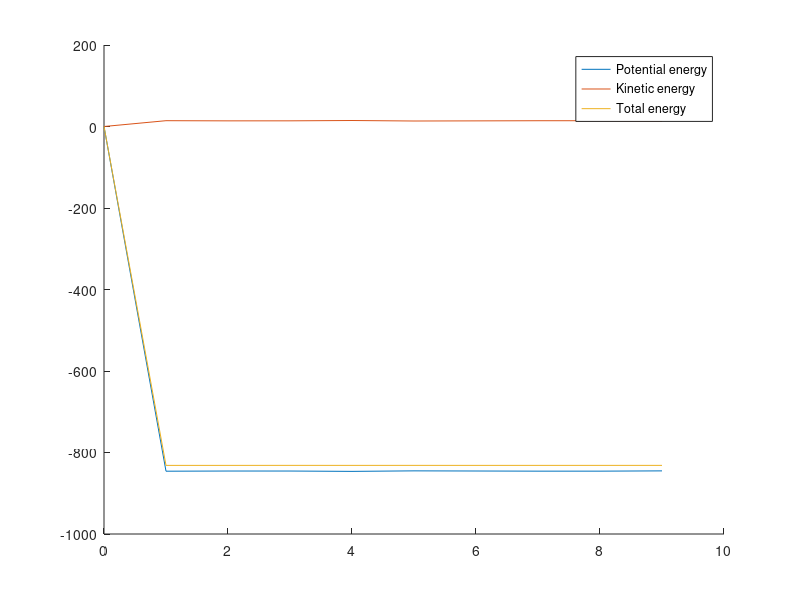

Source code (MATLAB):
close all;
clear all;

data = load('energy.dat');

t = data(:,1);
figure(1);
hold on;
plot(t,data(:,2))
plot(t,data(:,3))
plot(t,data(:,4))
hold off;
legend('Potential energy','Kinetic energy','Total energy')
